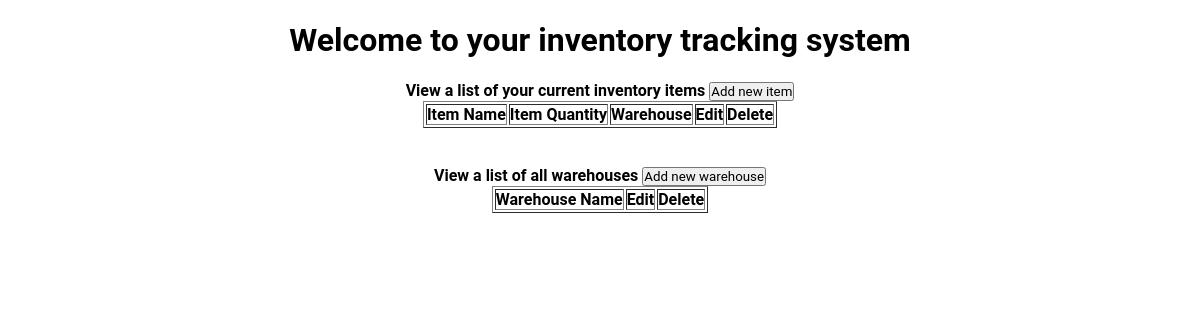
Before: / with the older database file.
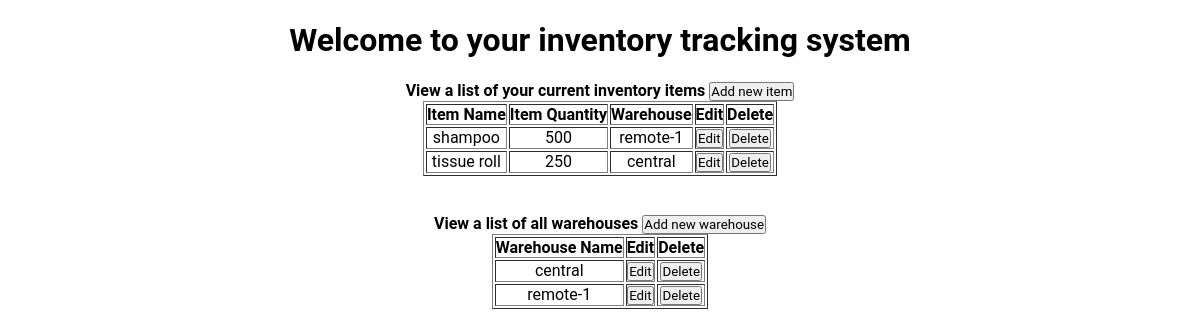
After: the same page with the newer database file.
### myapp/models.py (models this page shows, shortened)
class Inventory(db.Model):
    __tablename__="inventories"
    id = db.Column(db.Integer, autoincrement=True, primary_key=True)
    name = db.Column(db.String, nullable=False)
    qty = db.Column(db.Integer, nullable=False)
    warehouse_id = db.Column(db.Integer, db.ForeignKey("warehouses.id"))
    warehouse = db.relationship("Warehouse", backref=backref("inventories", cascade="all, delete"))

class Warehouse(db.Model):
    __tablename__="warehouses"
    id = db.Column(db.Integer, autoincrement=True, primary_key=True)
    name = db.Column(db.String, nullable=False)

### myapp/views/index.py (the view)
def index():
    all_inventory = inventory_crud.get_all_inventory()
    warehouses = warehouse_crud.get_all_warehouses()
    return render_template("index.html", all_inventory=all_inventory, warehouses=warehouses)

### myapp/crud/inventory_crud.py (called while the page is built)
def get_all_inventory():
    return Inventory.query.all()

### myapp/crud/warehouse_crud.py (called while the page is built)
def get_all_warehouses():
    return Warehouse.query.all()

### myapp/templates/index.html (shortened to what this page needs)
{% extends 'base.html' %}
{% block body %}
<h1>Welcome to your inventory tracking system</h1>
<div>
  <span><strong>View a list of your current inventory items</strong></span>
  <a href="/inventory/new">
    <button>Add new item</button>
  </a>
</div>
<table border="1" class="center">
  <tr>
    <th>Item Name</th>
    <th>Item Quantity</th>
    <th>Warehouse</th>
    <th>Edit</th>
    <th>Delete</th>
  </tr>
  {% for item in all_inventory %}
    <tr>
      <td>{{ item.name }}</td>
      <td>{{ item.qty }}</td>
      {% if item.warehouse_id %}
        <td>{{ item.warehouse.name }}</td>
      {% else %}
        <td>Unassigned</td>
      {% endif %}
      <td>
        <form action="/inventory/{{ item.id }}">
          <button type="submit">Edit</button>
        </form>
      </td>
      <td>
        <form action="/inventory/{{ item.id }}/delete", method="POST">
          <button type="submit">Delete</button>
        </form>
      </td>
    </tr>
  {% endfor %}
</table>
<br></br>
<div>
  <span><strong>View a list of all warehouses</strong></span>
  <a href="/warehouse/new">
    <button>Add new warehouse</button>
  </a>
</div>
<table border="1" class="center">
  <tr>
    <th>Warehouse Name</th>
    <th>Edit</th>
    <th>Delete</th>
  </tr>
  {% for warehouse in warehouses %}
  <tr>
    <td>{{ warehouse.name }}</td>
    <td>
      <form action="/warehouse/{{ warehouse.id }}">
        <button type="submit">Edit</button>
      </form>
    </td>
    <td>
      <form action="/warehouse/{{ warehouse.id }}/delete", method="POST">
        <button type="submit">Delete</button>
      </form>
    </td>
  </tr>
  {% endfor %}
</table>
{% endblock %}

### myapp/templates/base.html (shortened to what this page needs)
<!DOCTYPE html>
<html>
  <head>
    <link rel="stylesheet" href="../static/myapp.css">
  </head>
  <body>
    {% block body %}{% endblock %}
  </body>
</html>

### myapp/static/myapp.css (style rules this page uses)
* { padding: 0; text-align: center; font-family: "roboto"; }
.center { margin-left: auto; margin-right: auto; }

Changed rows visible on the page:
added Inventory: name "shampoo", qty "500", warehouse.name "remote-1"
added Inventory: name "tissue roll", qty "250", warehouse.name "central"
added Warehouse: name "central"
added Warehouse: name "remote-1"
